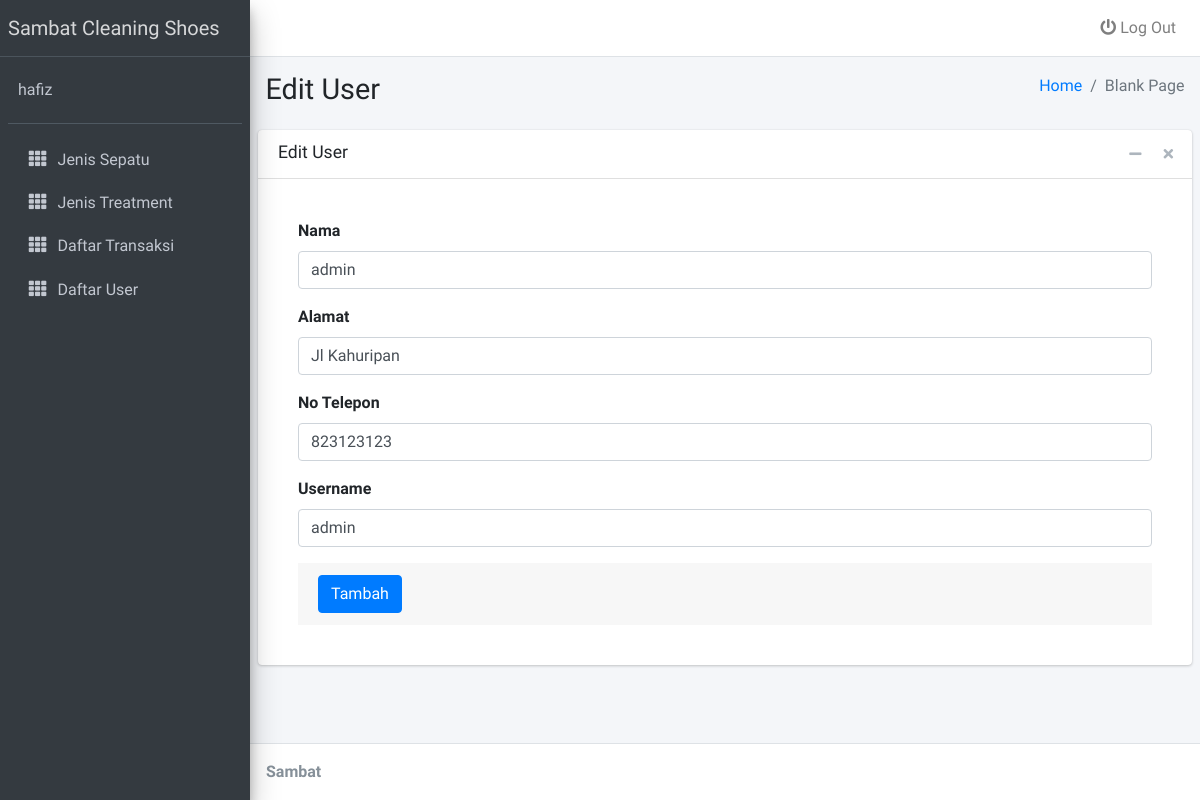
/edit_user.php?id=1 (signed in), run on the app's committed database.
### tables this page shows
CREATE TABLE `user` (
  `id_user` int NOT NULL,
  `nama` varchar(15) NOT NULL,
  `alamat` varchar(50) NOT NULL,
  `no_telp` int NOT NULL,
  `username` varchar(25) NOT NULL,
  `password` varchar(25) NOT NULL,
  `level` int NOT NULL DEFAULT '1'
);

### edit_user.php (the view, shortened to what this page needs)
<!DOCTYPE html>
<?php
include('config.php');
$id = @$_GET['id'] ;
$sql = mysqli_query($koneksi, "SELECT * from user where id_user ='$id'") or die(mysqli_error($koneksi));
$data = mysqli_fetch_assoc($sql) ;
?>
<html>
<head>
  <link rel="stylesheet" href="assets/plugins/fontawesome-free/css/all.min.css">
  <link rel="stylesheet" href="https://code.ionicframework.com/ionicons/2.0.1/css/ionicons.min.css">
  <link rel="stylesheet" href="assets/dist/css/adminlte.min.css">
</head>
<body class="hold-transition sidebar-mini">
<div class="wrapper">
  <nav class="main-header navbar navbar-expand navbar-white navbar-light">
    <ul class="navbar-nav ml-auto">
      <li class="nav-item dropdown">
        <a class="nav-link" href="logout.php">
            <i class="fas fa-power-off"></i> Log Out
        </a>
      </li>
    </ul>
  </nav>
  <aside class="main-sidebar sidebar-dark-primary elevation-4">
    <a href="../../index3.html" class="brand-link">
      <span class="brand-text font-weight-light">Sambat Cleaning Shoes</span>
    </a>
    <div class="sidebar">
      <div class="user-panel mt-3 pb-3 mb-3 d-flex">
        <div class="info">
          <a href="#" class="d-block"><?php echo $_SESSION['username'] ?></a>
        </div>
      </div>
      <nav class="mt-2">
        <ul class="nav nav-pills nav-sidebar flex-column" data-widget="treeview" role="menu" data-accordion="false">
               <li class="nav-item">
               <a href="admin_jenissepatu.php" class="nav-link">
                 <i class="nav-icon fas fa-th"></i>
                 <p>
                  Jenis Sepatu
                 </p>
               </a>
             </li>
             <li class="nav-item">
               <a href="admin_jenistreatment.php" class="nav-link">
                 <i class="nav-icon fas fa-th"></i>
                 <p>
                  Jenis Treatment
                 </p>
               </a>
             </li>
             <li class="nav-item">
               <a href="admin_transaksi.php" class="nav-link">
                 <i class="nav-icon fas fa-th"></i>
                 <p>
                  Daftar Transaksi
                 </p>
               </a>
             </li>
             <li class="nav-item">
            <a href="admin_manageuser.php" class="nav-link">
              <i class="nav-icon fas fa-th"></i>
              <p>
               Daftar User
              </p>
            </a>
          </li>
  </aside>
  <div class="content-wrapper">
    <section class="content-header">
      <div class="container-fluid">
        <div class="row mb-2">
          <div class="col-sm-6">
            <h1>Edit User</h1>
          </div>
          <div class="col-sm-6">
            <ol class="breadcrumb float-sm-right">
              <li class="breadcrumb-item"><a href="#">Home</a></li>
              <li class="breadcrumb-item active">Blank Page</li>
            </ol>
          </div>
        </div>
      </div>
    </section>
    <section class="content">
      <div class="card">
        <div class="card-header">
          <h3 class="card-title">Edit User</h3>
          <div class="card-tools">
            <button type="button" class="btn btn-tool" data-card-widget="collapse" data-toggle="tooltip" title="Collapse">
              <i class="fas fa-minus"></i></button>
            <button type="button" class="btn btn-tool" data-card-widget="remove" data-toggle="tooltip" title="Remove">
              <i class="fas fa-times"></i></button>
          </div>
        </div>
        <div class="card-body">
        <form action="update_user.php" method="post">
                <div class="card-body">
                  <div class="form-group">
                    <label for="exampleInputEmail1">Nama</label>
                    <input type="text" class="form-control" value="<?php echo $data['nama'] ?>" name="nama" id="nama" placeholder="Nama">
                  </div>
                  <div class="form-group">
                    <label for="exampleInputPassword1">Alamat</label>
                    <input type="text" class="form-control" name="alamat" id="alamat" value="<?php echo $data['alamat'] ?>" placeholder="Alamat">
                  </div>
                  <div class="form-group">
                    <label for="exampleInputPassword1">No Telepon</label>
                    <input type="text" class="form-control" name="no_telp" id="no_telp" value="<?php echo $data['no_telp'] ?>" placeholder="No Telepon">
                  </div>
                  <div class="form-group">
                    <label for="exampleInputPassword1">Username</label>
                    <input type="text" class="form-control" name="username" id="username" value="<?php echo $data['username'] ?>" placeholder="Username">
                  </div>
                <div class="card-footer">
                  <button type="submit" name="submit" class="btn btn-primary">Tambah</button>
                </div>
              </form>
        </div>
      </div>
    </section>
  </div>
  <footer class="main-footer">
    <strong>Sambat
  </footer>
</div>
</body>
</html>

### data on the page
user: nama "admin", alamat "Jl Kahuripan", no_telp "823123123", username "admin"

### other printed values
$_SESSION['username'] "hafiz"
